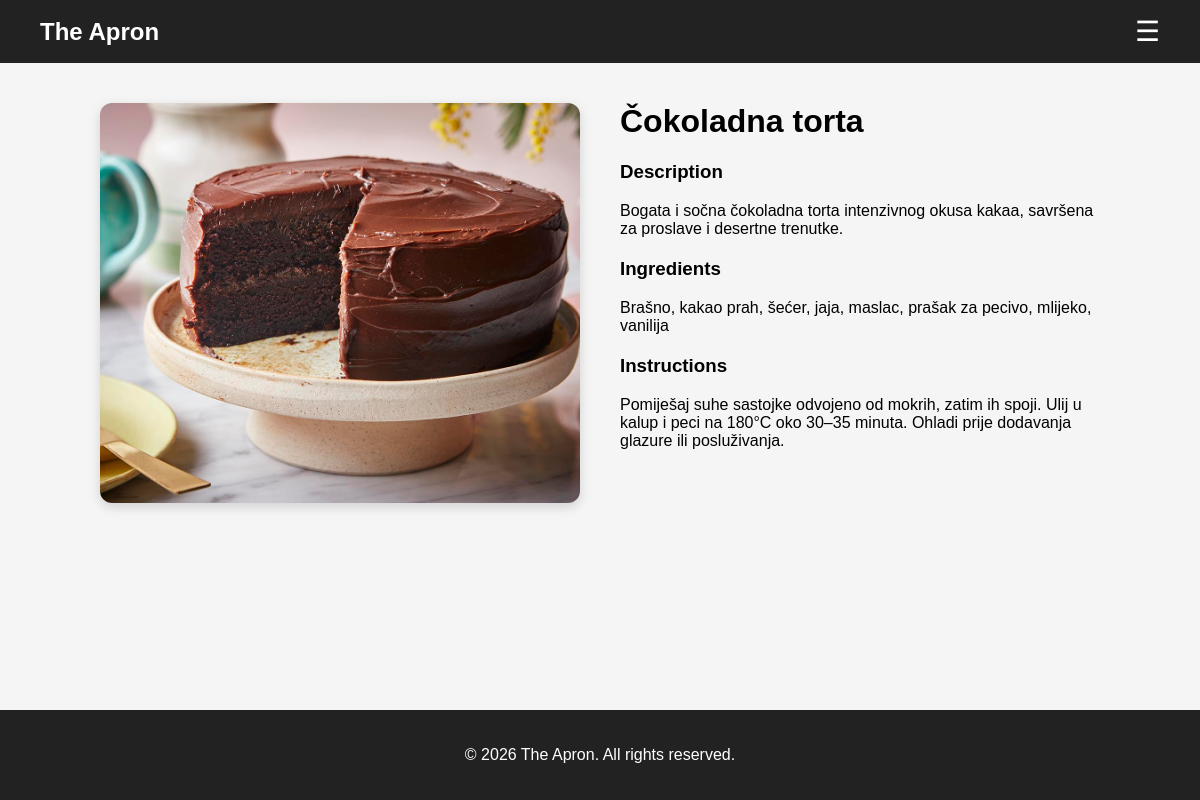
Screenshot of /recipe.php?id=4 (signed in) with the database file from the repository.
### tables this page shows
CREATE TABLE recipes (
    id INT AUTO_INCREMENT PRIMARY KEY,
    title VARCHAR(150) NOT NULL,
    description TEXT NOT NULL,
    ingredients TEXT NOT NULL,
    instructions TEXT NOT NULL,
    image_url VARCHAR(255),
    category_id INT,
    created_at TIMESTAMP DEFAULT CURRENT_TIMESTAMP,
    FOREIGN KEY (category_id) REFERENCES categories(id) ON DELETE SET NULL
);

### recipe.php (the view, shortened to what this page needs)
<?php
require_once "config/db.php";
$id = $_GET['id'];
$stmt = $pdo->prepare("SELECT * FROM recipes WHERE id = ?");
$stmt->execute([$id]);
$recipe = $stmt->fetch(PDO::FETCH_ASSOC);
?>
<!DOCTYPE html>
<html lang="en">
<head>
    <link rel="stylesheet" href="css/style.css">
</head>
<body>
<nav class="navbar">
    <div class="logo">The Apron</div>
    <div class="hamburger" id="hamburger">☰</div>
</nav>
<main class="container">
    <div class="recipe-layout">
        <div class="recipe-image">
            <img src="/theapron<?= $recipe['image_url'] ?>" alt="<?= htmlspecialchars($recipe['title']) ?>">
        </div>
        <div class="recipe-content">
            <h1><?= htmlspecialchars($recipe['title']) ?></h1>
            <h3>Description</h3>
            <p><?= nl2br(htmlspecialchars($recipe['description'])) ?></p>
            <h3>Ingredients</h3>
            <p><?= nl2br(htmlspecialchars($recipe['ingredients'])) ?></p>
            <h3>Instructions</h3>
            <p><?= nl2br(htmlspecialchars($recipe['instructions'])) ?></p>
        </div>
    </div>
</main>
<footer class="footer">
    <p>© 2026 The Apron. All rights reserved.</p>
</footer>
</body>
</html>

### css/style.css (style rules this page uses)
body { margin: 0; font-family: Arial, sans-serif; background: #f5f5f5; min-height: 100vh; display: flex; flex-direction: column; }
.container { flex: 1; width: 90%; max-width: 1200px; margin: 0 auto; }
.navbar { background: #222; color: white; display: flex; justify-content: space-between; align-items: center; padding: 15px 40px; position: relative; }
.logo { font-size: 24px; font-weight: bold; }
.hamburger { font-size: 28px; cursor: pointer; user-select: none; }
.footer { background: #222; color: white; text-align: center; padding: 20px; }
.recipe-layout { display: flex; gap: 40px; align-items: flex-start; margin: 40px auto; max-width: 1000px; }
.recipe-image { flex: 1; }
.recipe-image img { width: 100%; height: 400px; object-fit: cover; border-radius: 12px; box-shadow: 0 4px 12px rgba(0,0,0,0.15); }
.recipe-content { flex: 1; }
.recipe-content h1 { margin-top: 0; }
.recipe-content h3 { margin-top: 20px; }
* { box-sizing: border-box; }

### rows the page displays
recipes: image_url (picture), title "Čokoladna torta", description "Bogata i sočna čokoladna torta intenzivnog okusa kakaa, savršena za proslave i desertne trenutke.", ingredients "Brašno, kakao prah, šećer, jaja, maslac, prašak za pecivo, mlijeko, vanilija", instructions "Pomiješaj suhe sastojke odvojeno od mokrih, zatim ih spoji. Ulij u kalup i peci na 180°C oko 30–35 minuta. Ohladi prije dodavanja glazure ili posluživanja."
